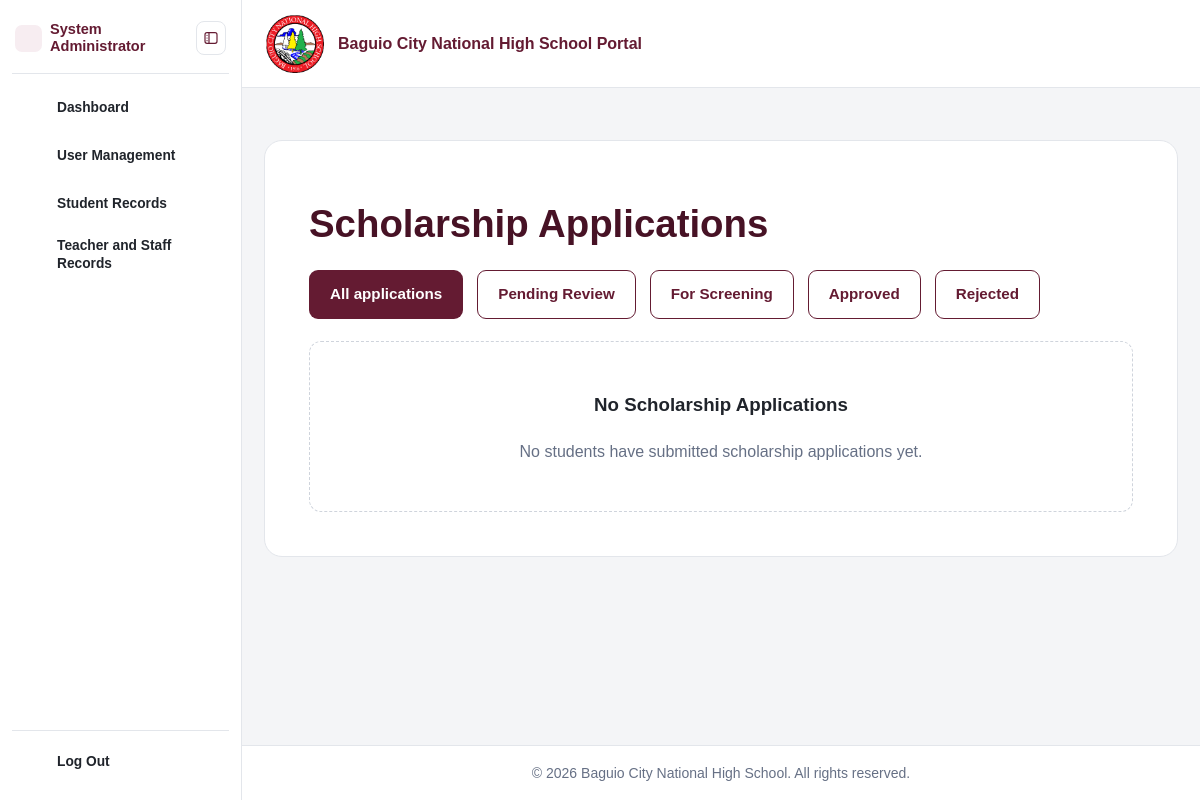
The app's page /scholarship_coordinator/scholarship_applications.php (signed in), older data.
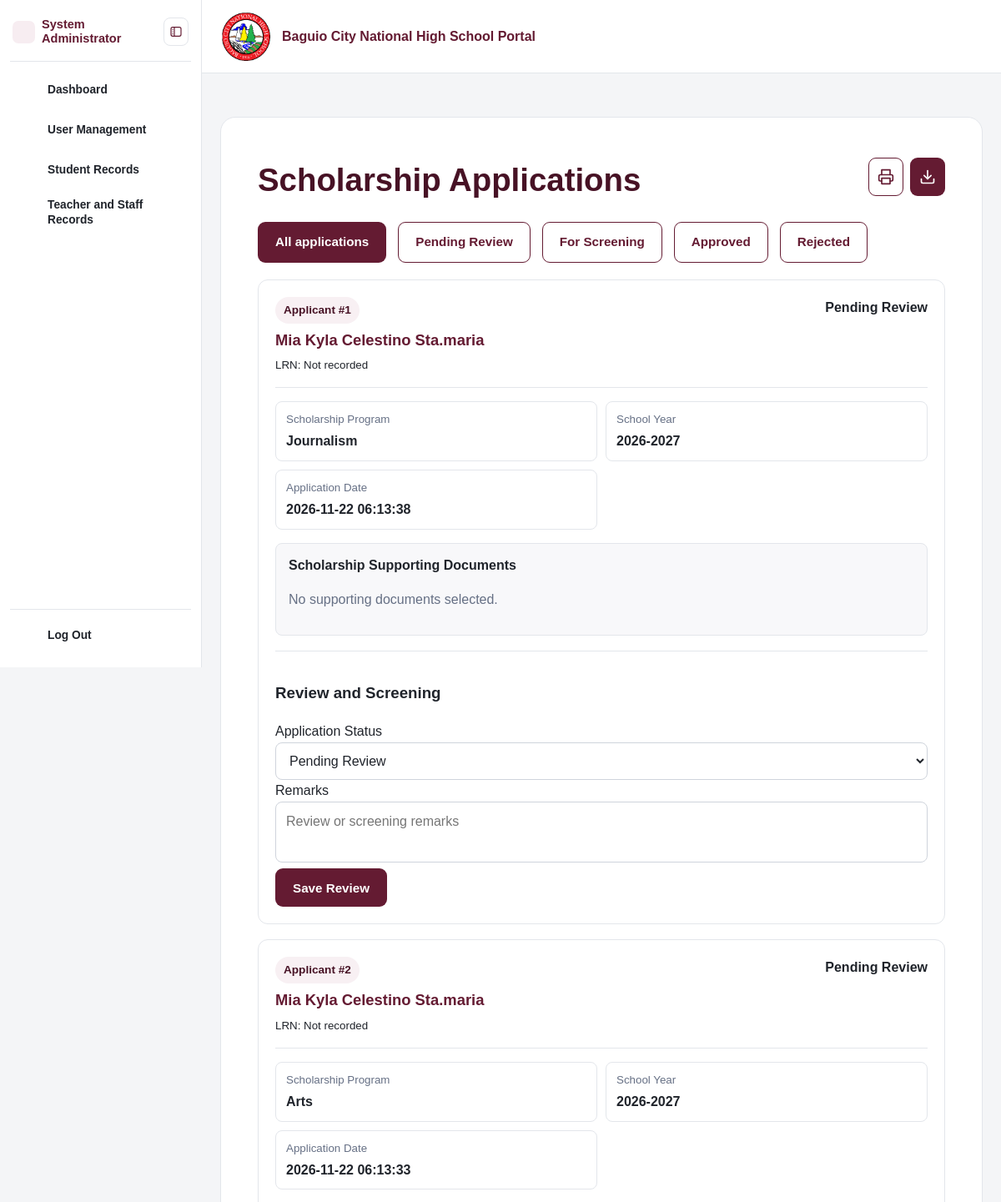
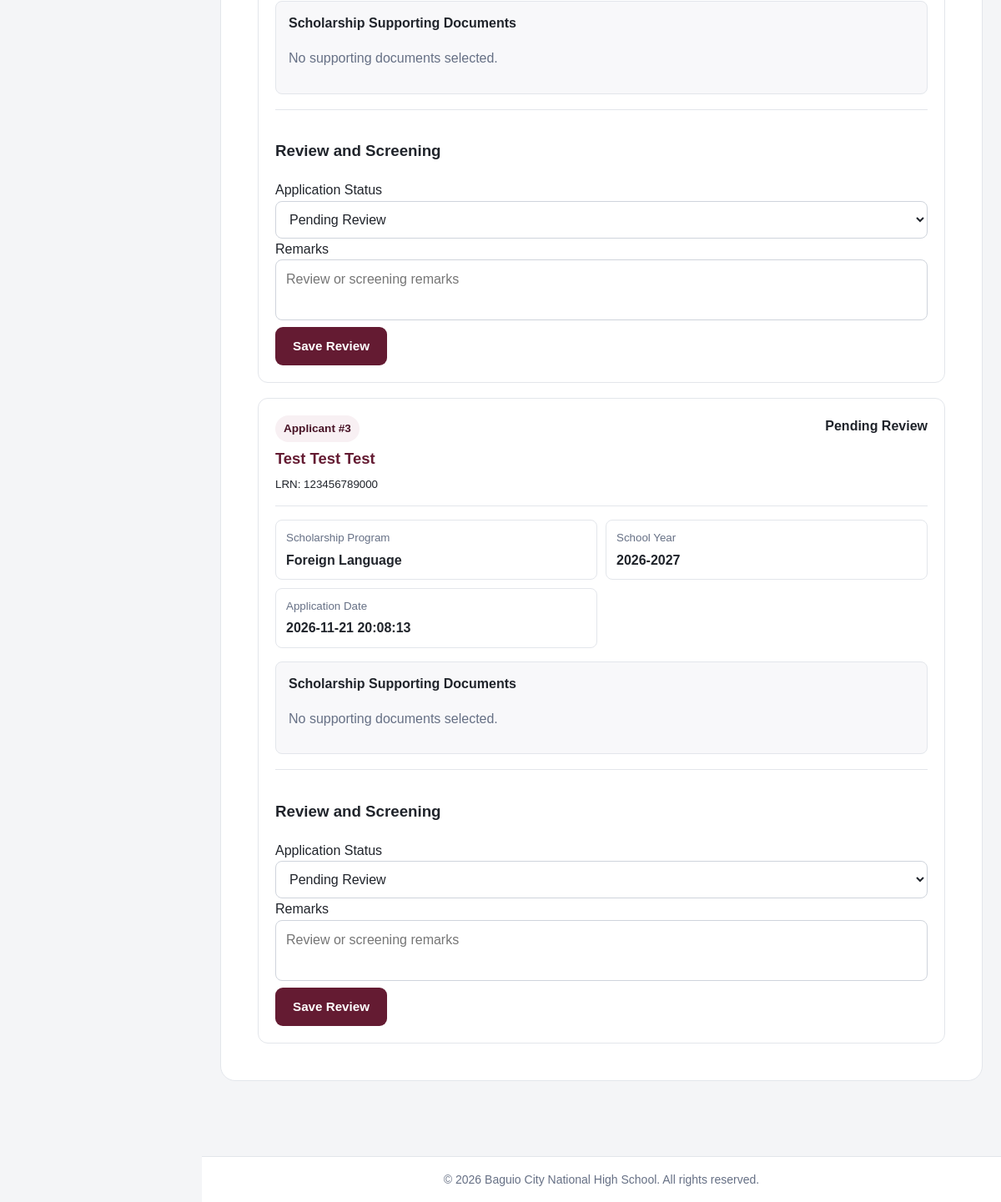
The same page, newer data (2 pictures, top to bottom).
### tables this page shows
CREATE TABLE `scholarship_applications` (
  `scholarship_application_id` int(10) UNSIGNED NOT NULL,
  `student_id` int(10) UNSIGNED NOT NULL,
  `program_id` int(10) UNSIGNED NOT NULL,
  `school_year_id` int(10) UNSIGNED NOT NULL,
  `application_status` enum('Pending Review','For Screening','Approved','Rejected') NOT NULL DEFAULT 'Pending Review',
  `remarks` text DEFAULT NULL,
  `application_date` timestamp NOT NULL DEFAULT current_timestamp(),
  `screening_date` date DEFAULT NULL,
  `screening_time` time DEFAULT NULL,
  `screening_venue` varchar(180) DEFAULT NULL,
  `screening_attendance` enum('Pending','Present','Absent') NOT NULL DEFAULT 'Pending',
  `reviewed_by` int(10) UNSIGNED DEFAULT NULL,
  `reviewed_at` datetime DEFAULT NULL
);

CREATE TABLE `students` (
  `student_id` int(10) UNSIGNED NOT NULL,
  `user_id` int(10) UNSIGNED NOT NULL,
  `lrn` varchar(20) DEFAULT NULL,
  `first_name` varchar(100) NOT NULL,
  `middle_name` varchar(100) DEFAULT NULL,
  `last_name` varchar(100) NOT NULL,
  `birth_date` date DEFAULT NULL,
  `birthplace` varchar(150) DEFAULT NULL,
  `sex` enum('Male','Female','Prefer not to say') DEFAULT NULL,
  `civil_status` varchar(40) DEFAULT NULL,
  `nationality` varchar(80) DEFAULT NULL,
  `religion` varchar(100) DEFAULT NULL,
  `indigenous_people_status` enum('Yes','No') DEFAULT NULL,
  `indigenous_people_group` varchar(150) DEFAULT NULL,
  `is_pwd` enum('Yes','No') DEFAULT NULL,
  `disability_details` varchar(255) DEFAULT NULL,
  `contact_number` varchar(30) DEFAULT NULL,
  `current_address` text DEFAULT NULL,
  `permanent_address` text DEFAULT NULL,
  `current_grade_level_id` int(10) UNSIGNED DEFAULT NULL,
  `current_section_id` int(10) UNSIGNED DEFAULT NULL,
  `readmission_status` enum('Eligible','Not Eligible') NOT NULL DEFAULT 'Eligible',
  `created_at` timestamp NOT NULL DEFAULT current_timestamp(),
  `updated_at` timestamp NULL DEFAULT NULL ON UPDATE current_timestamp()
);

CREATE TABLE `special_programs` (
  `program_id` int(10) UNSIGNED NOT NULL,
  `program_name` varchar(100) NOT NULL,
  `description` text DEFAULT NULL,
  `available_slots` int(10) UNSIGNED DEFAULT NULL,
  `status` enum('Active','Inactive') NOT NULL DEFAULT 'Active'
);

CREATE TABLE `school_years` (
  `school_year_id` int(10) UNSIGNED NOT NULL,
  `school_year` varchar(20) NOT NULL,
  `start_date` date DEFAULT NULL,
  `end_date` date DEFAULT NULL,
  `status` enum('Active','Inactive','Completed') NOT NULL DEFAULT 'Inactive'
);

### includes/functions.php (called while the page is built, shortened)
<?php
function e(?string $value): string
{
    return htmlspecialchars($value ?? '', ENT_QUOTES, 'UTF-8');
}

### scholarship_coordinator/scholarship_applications.php (the view, shortened to what the rows shown need)
<?php
require_once __DIR__ . '/../includes/bootstrap.php';
$statuses = ['Pending Review', 'For Screening', 'Approved', 'Rejected'];
$statusFilter = $_GET['status'] ?? '';
if (!in_array($statusFilter, $statuses, true)) {
    $statusFilter = '';
}
$applicationsQuery = $pdo->prepare(
    'SELECT
        sa.scholarship_application_id,
        sa.application_status,
        sa.remarks,
        sa.application_date,
        sa.screening_date,
        sa.screening_time,
        sa.screening_venue,
        sp.program_name,
        st.first_name,
        st.middle_name,
        st.last_name,
        st.lrn,
        sy.school_year
     FROM scholarship_applications sa
     INNER JOIN special_programs sp ON sp.program_id = sa.program_id
     INNER JOIN students st ON st.student_id = sa.student_id
     INNER JOIN school_years sy ON sy.school_year_id = sa.school_year_id
     ' . ($statusFilter !== '' ? 'WHERE sa.application_status = :status' : '') .
    ' ORDER BY sa.application_date DESC'
);
$applicationsQuery->execute($statusFilter !== '' ? ['status' => $statusFilter] : []);
$applications = $applicationsQuery->fetchAll();
$documentsByApplication = [];
$documentDataAvailable = true;
    ?>
    <?php
require_once __DIR__ . '/../includes/header.php';
?>
<section class="form-card form-card-wide">
    <div class="scholarship-applications-heading">
        <div>
            <h1>Scholarship Applications</h1>
        </div>
    </div>
    <?php if (!$applications): ?>
        <div class="empty-state">
            <h3>No Scholarship Applications</h3>
            <p class="muted">
                No students have submitted scholarship applications yet.
            </p>
        </div>
    <?php else: ?>
        <div class="applicant-card-list">
            <?php $counter = 1; ?>
            <?php foreach ($applications as $application): ?>
                <article class="applicant-card">
                    <div class="applicant-card-header">
                        <div>
                            <span class="applicant-number">
                                Applicant #<?= $counter ?>
                            </span>
                            <h2>
                                <?= e(trim(
                                    $application['first_name'] . ' ' .
                                    ($application['middle_name'] ?? '') . ' ' .
                                    $application['last_name']
                                )) ?>
                            </h2>
                            <small>
                                LRN: <?= e($application['lrn'] ?: 'Not recorded') ?>
                            </small>
                        </div>
                        <strong>
                            <?= e($application['application_status']) ?>
                        </strong>
                    </div>
                    <div class="applicant-info-grid">
                        <div class="applicant-info-item">
                            <small>Scholarship Program</small>
                            <strong>
                                <?= e($application['program_name']) ?>
                            </strong>
                        </div>
                        <div class="applicant-info-item">
                            <small>School Year</small>
                            <strong>
                                <?= e($application['school_year']) ?>
                            </strong>
                        </div>
                        <div class="applicant-info-item">
                            <small>Application Date</small>
                            <strong>
                                <?= e($application['application_date']) ?>
                            </strong>
                        </div>
                    </div>
                    <div class="applicant-documents">
                        <strong>Scholarship Supporting Documents</strong>
                        <?php
                        $applicationDocuments =
                            $documentsByApplication[
                                (int) $application['scholarship_application_id']
                            ] ?? [];
                        ?>
                        <?php if ($applicationDocuments): ?>
                            <ul>
                                <?php foreach ($applicationDocuments as $document): ?>
                                    <li>
                                        <?= e($document['document_name']) ?>
                                        <?php if (
                                            $document['document_name'] === 'Other (Specify)'
                                            && !empty($document['other_document'])
                                        ): ?>
                                            : <?= e($document['other_document']) ?>
                                        <?php endif; ?>
                                    </li>
                                <?php endforeach; ?>
                            </ul>
                        <?php else: ?>
                            <p class="muted">
                                <?= $documentDataAvailable ? 'No supporting documents selected.' : 'Document information is unavailable in this installation.' ?>
                            </p>
                        <?php endif; ?>
                    </div>
                    <form method="post" class="applicant-review-form">
                        <h3>Review and Screening</h3>
                        <label>
                            Application Status
                            <select
                                name="application_status"
                                class="application-status-select"
                                required
                            >
                                <?php foreach ($statuses as $status): ?>
                                    <option
                                        value="<?= e($status) ?>"
                                        <?= $application['application_status'] === $status ? 'selected' : '' ?>
                                    >
                                        <?= e($status) ?>
                                    </option>
                                <?php endforeach; ?>
                            </select>
                        </label>
                        <label>
                            Remarks
                            <textarea
                                name="remarks"
                                rows="2"
                                placeholder="Review or screening remarks"
                            ><?= e($application['remarks'] ?? '') ?></textarea>
                        </label>
                        <button type="submit" class="button button-primary">
                            Save Review
                        </button>
                    </form>
                </article>
                <?php $counter++; ?>
            <?php endforeach; ?>
        </div>
    <?php endif; ?>
</section>
<?php require_once __DIR__ . '/../includes/footer.php'; ?>

Row changes from the older to the newer data that the page shows:
added scholarship_applications: student.last_name "Mia Kyla Celestino Sta.maria", student.lrn "Not recorded", application_status "Pending Review", program.program_name "Journalism", school_year.school_year "2026-2027", application_date "2026-11-22 06:13:38", shows "No supporting documents selected."
added scholarship_applications: student.last_name "Mia Kyla Celestino Sta.maria", student.lrn "Not recorded", application_status "Pending Review", program.program_name "Arts", school_year.school_year "2026-2027", application_date "2026-11-22 06:13:33", shows "No supporting documents selected."
added scholarship_applications: student.last_name "Test Test Test", student.lrn "123456789000", application_status "Pending Review", program.program_name "Foreign Language", school_year.school_year "2026-2027", application_date "2026-11-21 20:08:13", shows "No supporting documents selected."
Text that changed along with them:
text no longer shown: "No Scholarship Applications No students have submitted scholarship applications yet."
